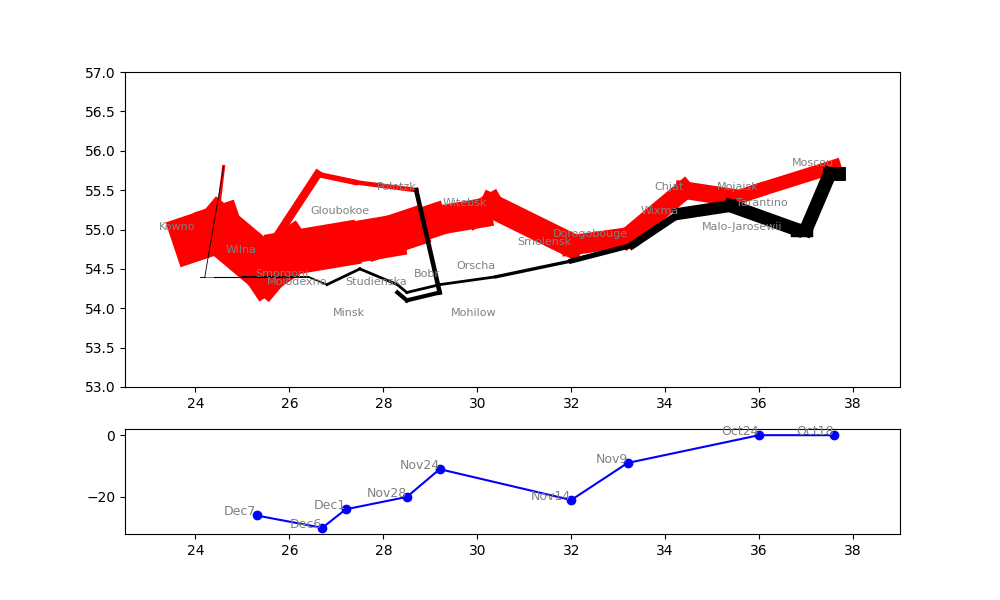

Source code (Python):
import pandas as pd
import numpy as np
import matplotlib.pyplot as plt


"""
Step 1: open datasets
"""
data_troops = pd.read_csv("troops.txt", delim_whitespace=True)
data_temps = pd.read_csv("temps.txt", delim_whitespace=True)
print(data_troops.head(), "\n", data_troops.tail())
print(data_temps.head(), "\n", data_temps.tail())
print(data_troops.describe(), "\n", data_temps.describe())
print(data_troops.shape, "\n", data_temps.shape)

"""
Step 2: draw the first graph (troops)
"""
fig = plt.figure(figsize=(10, 6))
gs = fig.add_gridspec(2, 1, height_ratios=[3, 1])
ax_1 = fig.add_subplot(gs[0])
ax_2 = fig.add_subplot(gs[1])

advance = data_troops["direction"].values == "A"
plot_data = data_troops[advance]
plot_data = [plot_data[:16], plot_data[16:22], plot_data[22:]]
ax_1.set_ylim(53, 57)
ax_1.set_xlim(22.5, 39)
for i in range(3):
    line_widths = plot_data[i]["survivors"].values / 10000
    for j in range(len(plot_data[i]) - 1):
        ax_1.plot(plot_data[i]["long"].values[j:j + 2], plot_data[i]["lat"].values[j:j + 2], color="red",
                     linewidth=line_widths[j])

# plt.figure(figsize=(10, 5))
# plt.ylim(53, 57)
# plt.xlim(22.5, 39)
# for i in range(3):
#     line_widths = plot_data[i]["survivors"].values / 10000
#     for j in range(len(plot_data[i]) - 1):
#         plt.plot(plot_data[i]["long"].values[j:j + 2], plot_data[i]["lat"].values[j:j + 2], color="red",
#                  linewidth=line_widths[j])
retreat = data_troops["direction"].values == "R"
plot_data = data_troops[retreat]
plot_data = [plot_data[:19], plot_data[19:23], plot_data[23:]]
for i in range(3):
    line_widths = plot_data[i]["survivors"].values / 10000
    for j in range(len(plot_data[i]) - 1):
        ax_1.plot(plot_data[i]["long"].values[j:j + 2], plot_data[i]["lat"].values[j:j + 2], color="black",
                 linewidth=line_widths[j])
data_cities = pd.read_csv("cities.txt", sep="\s+")
for i in range(len(data_cities)):
    ax_1.text(data_cities["long"].values[i], data_cities["lat"].values[i], data_cities["city"].values[i], fontsize=8,
             color="grey", ha="right")

"""
Step 3: draw the second graph (temperature)
"""
plot_data = data_temps.sort_values("long")
ax_2.set_ylim(-32, 2)
ax_2.plot(plot_data["long"], plot_data["temp"], marker="o", color="blue")
for i in range(len(plot_data)):
    ax_2.text(plot_data["long"].values[i], plot_data["temp"].values[i], f'{plot_data["month"].values[i]}{plot_data["day"].values[i]}', fontsize=9,
             color="grey", ha='right')
plt.savefig("minard.png")
plt.show()

"""
Step 4: Add labels to both graphs
"""
"""
Step 5: Combine the graphs in a FacetGrid
"""
